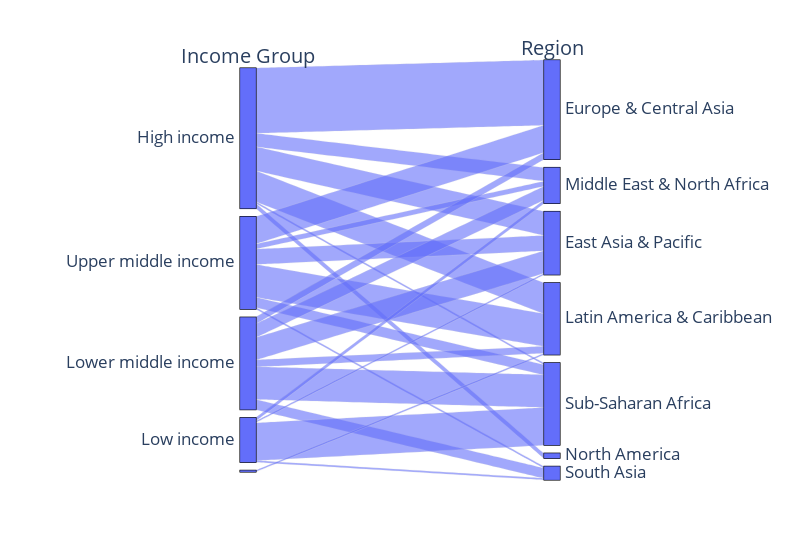

The notebook cell saved with this chart:
### Markdown cell above
## Parallel categories

* We will use two categorical columns from the countries table, but more categorical columns could be easily added.
* We use the version of the table with a categorical income groups and sort countries by income. 
* Now we use [`parallel-categories`](https://plotly.com/python/parallel-categories-diagram/) function from Plotly.
* This function orders each column of the figure by size. By calling `update_traces`, we reorder the first column by the same order as they first occur in our table.

### Code cell
for_parallel_cat = (countries_cat.loc[:,['Income Group','Region']]
                     .sort_values('Income Group', ascending=False))
fig = px.parallel_categories(for_parallel_cat, width=800)
fig.update_traces(dimensions=[{"categoryorder": "array"}, {}])
fig.update_layout(font_size=20)
fig.update_layout(margin={'l':200,'r':200})
fig.show()

### Figure 1 — Plotly figure (JSON) as saved in the notebook; plotly's stock layout.template omitted (floating-point values rounded to 4 significant figures; data arrays with more than 128 entries replaced by an {"elided": "..."} marker saying what was removed)
{"data": [{"dimensions": [{"categoryorder": "array", "label": "Income Group", "values": {"elided": "217 str values"}}, {"label": "Region", "values": {"elided": "217 str values"}}], "domain": {"x": [0, 1], "y": [0, 1]}, "name": "", "type": "parcats"}], "layout": {"font": {"size": 20}, "legend": {"tracegroupgap": 0}, "margin": {"l": 200, "r": 200, "t": 60}, "width": 800}}
